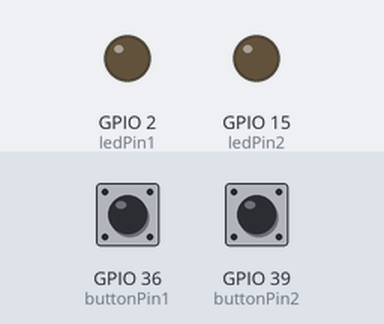
Recording of a sketch running on a simulated ESP32. On the bench: output pins drawn as LEDs (lit = HIGH). The inputs (shaded band) are chosen by the test bench; at power-on: GPIO 36 (buttonPin1) LOW, GPIO 39 (buttonPin2) LOW. What the sketch prints to the serial monitor is not drawn.

Above: at 1.2 s.
1.3 s: GPIO 36 (buttonPin1) pulled HIGH for 0.15 s
At 1.37 s:
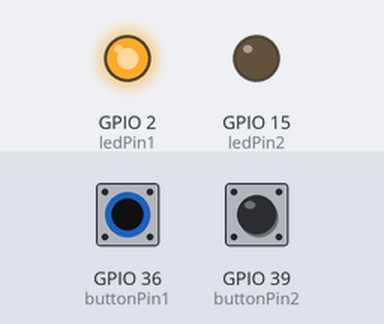
2.9 s: GPIO 39 (buttonPin2) pulled HIGH for 0.15 s
At 2.97 s:
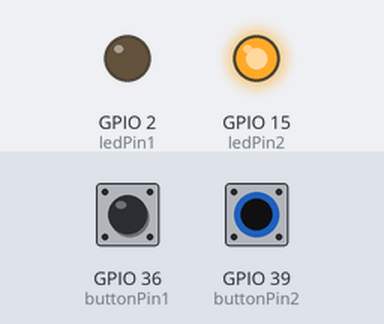
4.5 s: GPIO 39 (buttonPin2) pulled HIGH for 3.2 s
At 8.4 s:
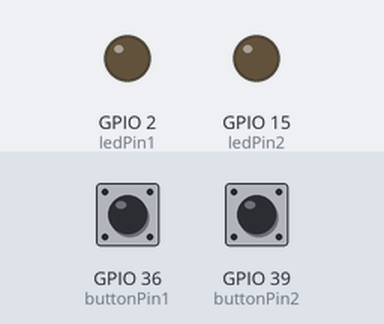
9.2 s: GPIO 36 (buttonPin1) pulled HIGH for 3.2 s
At 9.6 s:
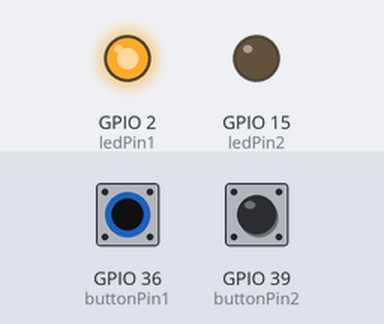
13.9 s: GPIO 36 (buttonPin1) driven HIGH and GPIO 39 (buttonPin2) driven HIGH
At 14.3 s:
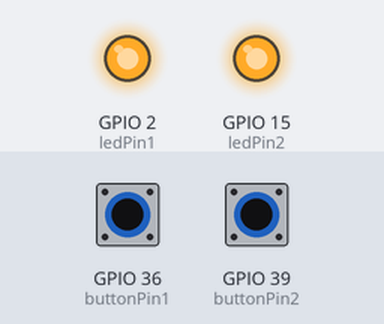
Timing chart, 0 to 16.4 s (numbered marks = the images above; inputs shaded):
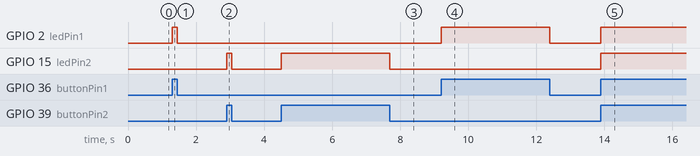

The sketch:

21-TwoLED-TwoInputs36-39.ino
```cpp
// Complete Instructions: https://RandomNerdTutorials.com/esp32-digital-inputs-outputs-arduino/
// code for two analog inputs- buttons or touch sensors for the relays
// set pin numbers
const int buttonPin1 = 36;  // the number of the pushbutton pin
const int buttonPin2 = 39;

const int ledPin1 =  2;    // the number of the LED pin
const int ledPin2 =  15;    // the number of the LED pin

// variable for storing the pushbutton status
int buttonState1 = 0;
int buttonState2 = 0;

void setup() {
  Serial.begin(115200);
  // initialize the pushbutton pin as an input
  pinMode(buttonPin1, INPUT);
  pinMode(buttonPin2, INPUT);
  // initialize the LED pin as an output
  pinMode(ledPin1, OUTPUT);
  pinMode(ledPin2, OUTPUT);
}

void loop() {
  // read the state of the pushbutton value
  buttonState1 = digitalRead(buttonPin1);
  buttonState2 = digitalRead(buttonPin2);
  Serial.println(buttonState1);
  Serial.println(buttonState2);
  // check if the pushbutton is pressed.
  // if it is, the buttonState is HIGH
  if (buttonState1 == HIGH) {
    // turn LED on
    digitalWrite(ledPin1, HIGH);
  } else {
    // turn LED off
    digitalWrite(ledPin1, LOW);
  }
    if (buttonState2 == HIGH) {
    // turn LED on
    digitalWrite(ledPin2, HIGH);
  } else {
    // turn LED off
    digitalWrite(ledPin2, LOW);
  }
}
```

Measured:
- after the input at 1.3 s, GPIO 2 (ledPin1): LOW → HIGH at once, → LOW 0.15 s later
- after the input at 2.9 s, GPIO 15 (ledPin2): LOW → HIGH at once, → LOW 0.15 s later
- after the input at 4.5 s, GPIO 15 (ledPin2): LOW → HIGH at once, → LOW 3.2 s later
- after the input at 9.2 s, GPIO 2 (ledPin1): LOW → HIGH at once, → LOW 3.2 s later
- after the input at 13.9 s, GPIO 2 (ledPin1), GPIO 15 (ledPin2): LOW → HIGH at once
